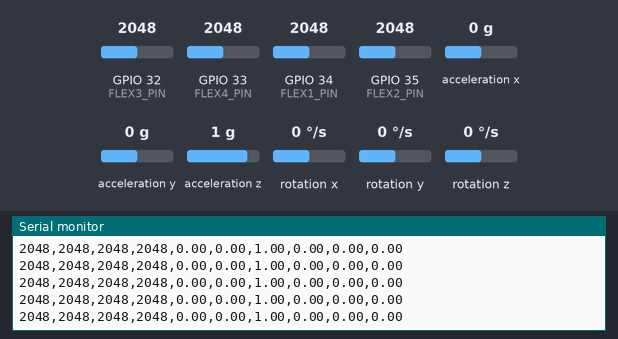
Bench run of a sketch on a simulated ESP32. Shown: the last lines printed to the serial monitor. Wiring (inferred from the names in the program): MPU-6050 motion sensor at I2C address 0x68. The test bench sets the inputs (shaded band); at power-on: acceleration x 0 g, GPIO 32 (FLEX3_PIN) = 2048, GPIO 33 (FLEX4_PIN) = 2048, GPIO 34 (FLEX1_PIN) = 2048, GPIO 35 (FLEX2_PIN) = 2048, acceleration y 0 g, acceleration z 1 g, rotation x 0 °/s, rotation y 0 °/s, rotation z 0 °/s (analog values on the 0–4095 scale). WiFi joins after 1.5 s; servers stay silent unless stated.

Above: at 3.0 s.
3.1 s: acceleration x set to -1.4 g
At 3.6 s:
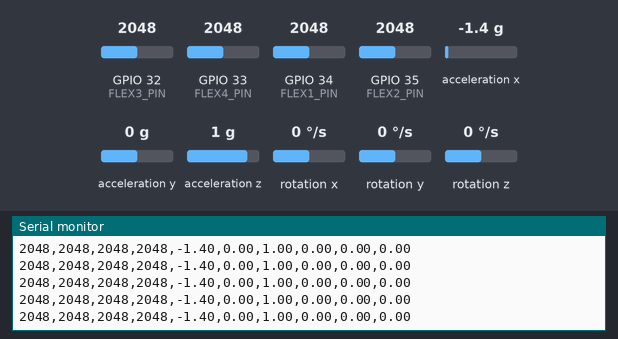
4.6 s: GPIO 32 (FLEX3_PIN) set to 1960
At 5.1 s:
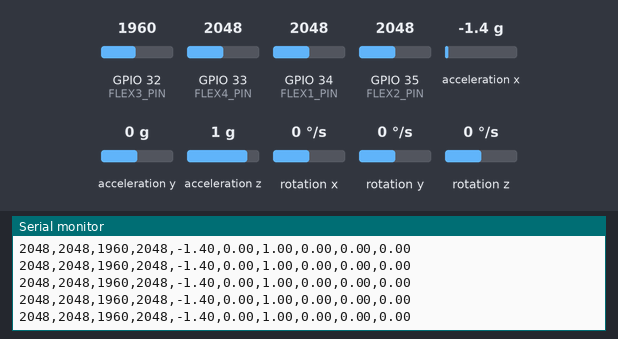
6.1 s: GPIO 33 (FLEX4_PIN) set to 1960
At 6.7 s:
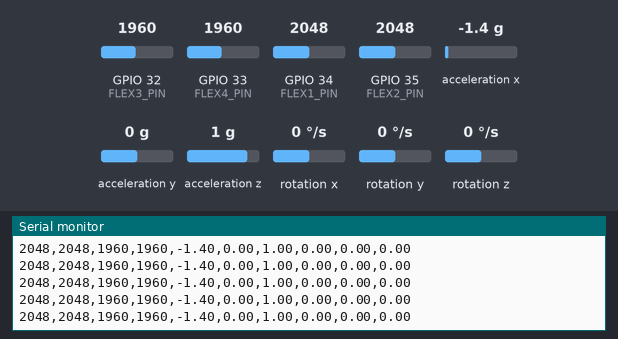
7.6 s: GPIO 34 (FLEX1_PIN) set to 1960
At 8.1 s:
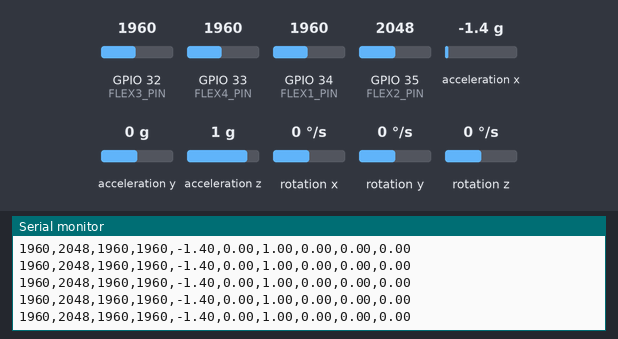
9.1 s: GPIO 35 (FLEX2_PIN) set to 1960
At 9.9 s:
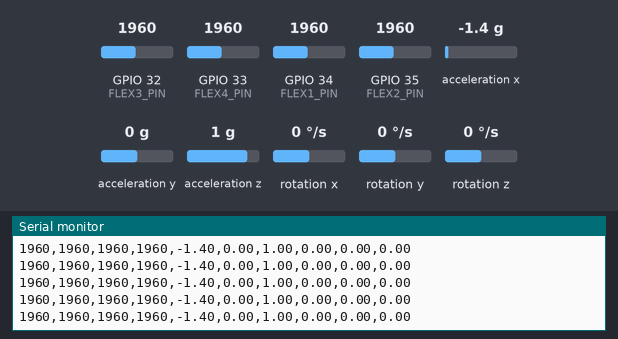
10.6 s: acceleration y set to -1.4 g
At 11.1 s:
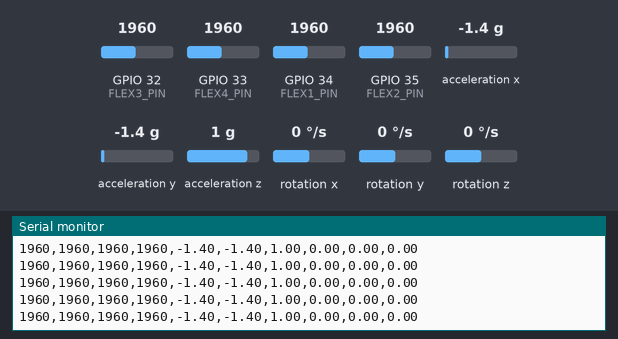

Measured:
- after the input at 3.1 s, the serial monitor: prints a new line at once (image 1)
- after the input at 4.6 s, the serial monitor: prints a new line at once (image 2)
- after the input at 6.1 s, the serial monitor: prints a new line at once (image 3)
- after the input at 7.6 s, the serial monitor: prints a new line at once (image 4)
- after the input at 9.1 s, the serial monitor: prints a new line at once (image 5)
- after the input at 10.6 s, the serial monitor: prints a new line at once (image 6)

The sketch:

last-glove.ino
```cpp
/*
 * Smart Drum Glove - ESP32 Firmware (Hybrid: USB + WiFi UDP)
 * ----------------------------------------------------------
 * Sends sensor CSV to BOTH:
 *   - USB Serial @ 115200 baud
 *   - WiFi UDP to PC_IP:UDP_PORT
 *
 * CSV format (identical for both channels):
 *   F1,F2,F3,F4,AX,AY,AZ,GX,GY,GZ
 *
 * If WiFi fails, it continues on USB only - no data is lost.
 * If USB is not connected, WiFi still works.
 *
 * Pins:
 *   FLEX1 -> GPIO34   FLEX2 -> GPIO35
 *   FLEX3 -> GPIO32   FLEX4 -> GPIO33
 *   MPU6050: SDA=21, SCL=22, AD0=GND (I2C address 0x68)
 *
 * Voltage dividers for flex:
 *   3.3V -> FLEX -> GPIOxx -> 10k -> GND
 *
 * Baud: 115200
 * Sample rate: 50 Hz (20 ms interval)
 */

#include <WiFi.h>
#include <WiFiUdp.h>
#include <Wire.h>

// ---------------- USER CONFIG ----------------
const char* WIFI_SSID = "poco";          // <-- exact SSID from scan
const char* WIFI_PASS = "12345678";
const char* PC_IP     = "10.149.237.222";     // your PC's IP — updated!
const int   UDP_PORT  = 5005;

#define SEND_SERIAL   true
#define SEND_UDP      true

// ---------------- PINS ----------------
#define FLEX1_PIN   34
#define FLEX2_PIN   35
#define FLEX3_PIN   32
#define FLEX4_PIN   33

#define I2C_SDA     21
#define I2C_SCL     22
#define MPU_ADDR    0x68

#define SAMPLE_INTERVAL_MS 20

// ---------------- GLOBALS ----------------
WiFiUDP udp;
IPAddress pcIP;

bool mpuOK  = false;
bool wifiOK = false;

unsigned long lastSample = 0;
unsigned long bootTime   = 0;

// ---------------- MPU6050 ----------------
bool mpuInit() {
  Wire.beginTransmission(MPU_ADDR);
  Wire.write(0x6B); Wire.write(0x00);           // wake
  if (Wire.endTransmission() != 0) return false;

  Wire.beginTransmission(MPU_ADDR);
  Wire.write(0x1C); Wire.write(0x00);           // ±2g
  if (Wire.endTransmission() != 0) return false;

  Wire.beginTransmission(MPU_ADDR);
  Wire.write(0x1B); Wire.write(0x00);           // ±250 °/s
  if (Wire.endTransmission() != 0) return false;

  return true;
}

void mpuRead(float &ax, float &ay, float &az,
             float &gx, float &gy, float &gz) {
  Wire.beginTransmission(MPU_ADDR);
  Wire.write(0x3B);
  Wire.endTransmission(false);
  Wire.requestFrom((uint8_t)MPU_ADDR, (uint8_t)14, (uint8_t)true);

  int16_t rAx = (Wire.read() << 8) | Wire.read();
  int16_t rAy = (Wire.read() << 8) | Wire.read();
  int16_t rAz = (Wire.read() << 8) | Wire.read();
  Wire.read(); Wire.read();                     // skip temp
  int16_t rGx = (Wire.read() << 8) | Wire.read();
  int16_t rGy = (Wire.read() << 8) | Wire.read();
  int16_t rGz = (Wire.read() << 8) | Wire.read();

  ax = rAx / 16384.0;
  ay = rAy / 16384.0;
  az = rAz / 16384.0;
  gx = rGx / 131.0;
  gy = rGy / 131.0;
  gz = rGz / 131.0;
}

// ---------------- SETUP ----------------
void setup() {
  Serial.begin(115200);
  delay(300);

  analogReadResolution(12);
  analogSetPinAttenuation(FLEX1_PIN, ADC_11db);
  analogSetPinAttenuation(FLEX2_PIN, ADC_11db);
  analogSetPinAttenuation(FLEX3_PIN, ADC_11db);
  analogSetPinAttenuation(FLEX4_PIN, ADC_11db);

  Wire.begin(I2C_SDA, I2C_SCL);
  mpuOK = mpuInit();

  if (SEND_UDP) {
    Serial.print("# WiFi: ");
    Serial.println(WIFI_SSID);

    WiFi.mode(WIFI_STA);
    WiFi.begin(WIFI_SSID, WIFI_PASS);

    int tries = 0;
    while (WiFi.status() != WL_CONNECTED && tries < 30) {
      delay(500);
      Serial.print(".");
      tries++;
    }
    Serial.println();

    wifiOK = (WiFi.status() == WL_CONNECTED);
    if (wifiOK) {
      Serial.print("# WiFi OK  ESP32 IP: ");
      Serial.println(WiFi.localIP());
      pcIP.fromString(PC_IP);
      Serial.print("# UDP -> ");
      Serial.print(pcIP);
      Serial.print(":");
      Serial.println(UDP_PORT);
    } else {
      Serial.println("# WiFi FAILED - USB only");
    }
  }

  // CSV header (both USB and UDP parsers skip this line)
  Serial.println("F1,F2,F3,F4,AX,AY,AZ,GX,GY,GZ");

  bootTime = millis();
}

// ---------------- LOOP ----------------
void loop() {
  unsigned long now = millis();
  if (now - lastSample < SAMPLE_INTERVAL_MS) return;
  lastSample = now;

  int f1 = analogRead(FLEX1_PIN);
  int f2 = analogRead(FLEX2_PIN);
  int f3 = analogRead(FLEX3_PIN);
  int f4 = analogRead(FLEX4_PIN);

  float ax = 0, ay = 0, az = 0, gx = 0, gy = 0, gz = 0;
  if (mpuOK) {
    mpuRead(ax, ay, az, gx, gy, gz);
  } else if (now - bootTime > 2000) {
    mpuOK = mpuInit();
    bootTime = now;
  }

  // Build CSV line once
  char packet[128];
  int n = snprintf(packet, sizeof(packet),
                   "%d,%d,%d,%d,%.2f,%.2f,%.2f,%.2f,%.2f,%.2f",
                   f1, f2, f3, f4, ax, ay, az, gx, gy, gz);

  // --- Send over USB serial ---
  if (SEND_SERIAL) {
    Serial.println(packet);
  }

  // --- Send over WiFi UDP ---
  if (SEND_UDP && wifiOK) {
    udp.beginPacket(pcIP, UDP_PORT);
    udp.write((const uint8_t*)packet, n);
    udp.endPacket();
  }
}
```
